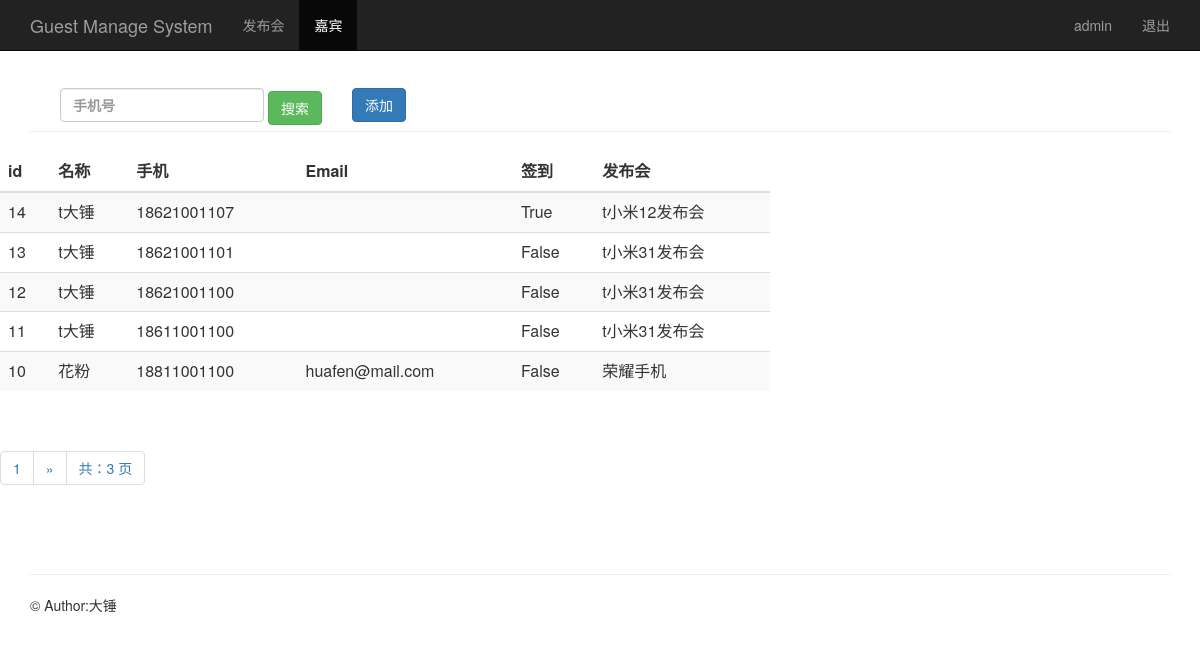
Screenshot of /search_phone/ (signed in) with the database file from the repository.
### sign/models/guest.py (models this page shows, shortened)
class Guest(models.Model):
    event = models.ForeignKey(Event, on_delete=models.CASCADE)  # 关联发布会id
    realname = models.CharField(max_length=64)  # 姓名
    phone = models.CharField(max_length=16)     # 手机号
    email = models.EmailField()                 # 邮箱
    sign = models.BooleanField()                # 签到状态
    create_time = models.DateTimeField(auto_now=True)  # 创建时间（自动获取当前时间）
    class Meta:
        unique_together = ('phone', 'event')
        ordering = ['-id']

### sign/models/event.py (models this page shows)
class Event(models.Model):
    name = models.CharField(max_length=100)            # 发布会标题
    limit = models.IntegerField()                      # 限制人数
    status = models.BooleanField()                     # 状态
    address = models.CharField(max_length=200)         # 地址
    start_time = models.DateTimeField('events time')   # 发布会时间
    create_time = models.DateTimeField(auto_now=True)  # 创建时间（自动获取当前时间）
    def __str__(self):
        return self.name

### sign/views.py (the view)
# urls.py: path('search_phone/', views.search_phone),
@login_required
def search_phone(request):
    username = request.session.get('user', '')
    search_phone = request.GET.get("phone", "")
    guests = Guest.objects.filter(phone__contains=search_phone)
    if len(guests) == 0:
        return render(request, "guest_manage.html", {"user": username,
                                                     "hint": "根据输入的 `手机号码` 查询结果为空！"})
    paginator = Paginator(guests, 5)  # 少于5条数据不够分页会产生警告
    page = request.GET.get('page')
    try:
        contacts = paginator.page(page)
    except PageNotAnInteger:
        contacts = paginator.page(1)
    except EmptyPage:
        contacts = paginator.page(paginator.num_pages)
    return render(request, "guest_manage.html", {"user": username,
                                                 "guests": contacts,
                                                 "phone": search_phone})

### sign/templates/guest_manage.html (shortened to what this page needs)
{% extends "base.html" %}
{% block content %}
      <nav class="navbar navbar-inverse navbar-fixed-top">
        <div class="container">
          <div class="navbar-header">
            <a class="navbar-brand" href="/guest_manage/">Guest Manage System</a>
          </div>
          <div id="navbar" class="collapse navbar-collapse">
            <ul class="nav navbar-nav">
              <li><a href="/event_manage/">发布会</a></li>
              <li class="active"><a href="#about">嘉宾</a></li>
            </ul>
            <ul class="nav navbar-nav navbar-right">
             <li><a href="#">{{user}}</a></li>
             <li><a href="/logout/">退出</a></li>
           </ul>
          </div>
        </div>
      </nav>
      <div class="container theme-showcase" role="main">
        <div class="page-header" style="margin-top: 80px;">
          <div id="navbar" class="navbar-collapse collapse" style="float:left;">
            <form class="navbar-form" method="get" action="/search_phone/">
              <div class="form-group">
                  <label>
                      <input name="phone" type="text" placeholder="手机号" class="form-control">
                  </label>
              </div>
              <button type="submit" class="btn btn-success">搜索</button>
            </form>
          </div>
            <button type="submit" class="btn btn-primary" onclick="window.location.href='/add_guest/'" style="margin-top: 8px;">添加</button>
          </div>
        </div>
        <div class="row">
          <div class="col-md-6" style="width: 800px;">
            <table class="table table-striped">
              <thead>
                <tr>
                  <th>id</th>
                  <th>名称</th>
                  <th>手机</th>
                  <th>Email</th>
                  <th>签到</th>
                  <th>发布会</th>
                </tr>
              </thead>
              <tbody>
                {% for guest in guests %}
                  <tr>
                    <td>{{ guest.id }}</td>
                    <td>{{ guest.realname }}</td>
                    <td>{{ guest.phone }}</td>
                    <td>{{ guest.email }}</td>
                    <td>{{ guest.sign }}</td>
                    <td>{{ guest.event }}</td>
                  </tr>
               {% endfor %}
              </tbody>
            </table>
          </div>
        </div>
      <div class="pagination">
        <span class="step-links">
          <ul class="pagination">
             <li><a href="#">{{ guests.number }}</a></li>
            {% if guests.has_next %}
              {% if phone %}
                <li><a href="?phone={{ phone }}&page={{ guests.next_page_number }}">&raquo;</a></li>
              {% else %}
               <li><a href="?page={{ guests.next_page_number }}">&raquo;</a></li>
              {% endif %}
            {% endif %}
            <li><a href="#">共：{{ guests.paginator.num_pages }} 页</a></li>
          </ul>
        </span>
      </div>
{% endblock %}

### rows the page displays
Guest: id "14", realname "t大锤", phone "18621001107", sign "True", event "t小米12发布会"
Guest: id "13", realname "t大锤", phone "18621001101", sign "False", event "t小米31发布会"
Guest: id "12", realname "t大锤", phone "18621001100", sign "False", event "t小米31发布会"
Guest: id "11", realname "t大锤", phone "18611001100", sign "False", event "t小米31发布会"
Guest: id "10", realname "花粉", phone "18811001100", email "huafen@mail.com", sign "False", event "荣耀手机"

### other values shown
{{ user }} "admin"
{{ guests.number }} "1"
{{ guests.paginator.num_pages }} "3"
